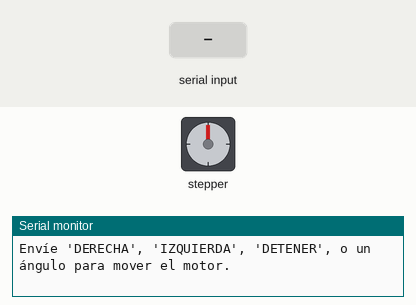
This sketch was run on a simulated Arduino Uno, built with avr-gcc and run on an emulated ATmega328P. Parts: stepper motor, the last lines printed to the serial monitor. The inputs (shaded band) are chosen by the test bench. Stepper angles assume 200 steps per turn.

Above: at 1.2 s.
1.3 s: "r\n" received over Serial
At 1.45 s:
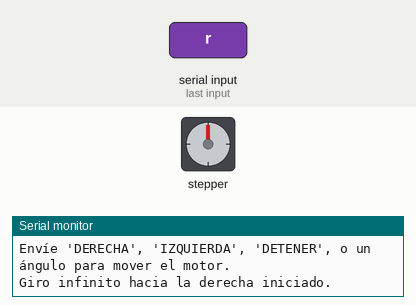
At 2.05 s:
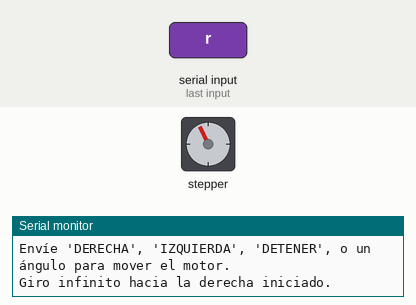
4.3 s: "90\n" received over Serial
At 4.47 s:
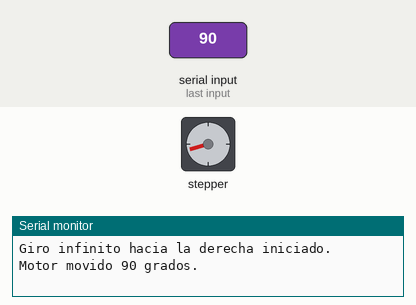
7.3 s: "l\n" received over Serial
10.3 s: "30,150\n" received over Serial
13.3 s: "d\n" received over Serial
Timing chart, 0 to 15.8 s (numbered marks = the images above; inputs shaded):
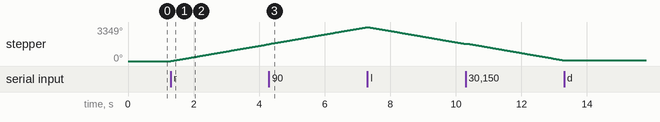

The sketch:

motor_paso_a_paso.ino
```cpp
#include <Stepper.h>

const int pasosPorRevolucion = 200; // Cambia según tu motor
const int velocidadMotor = 100; // RPM

const int IN1 = 8;
const int IN2 = 9;
const int IN3 = 10;
const int IN4 = 11;

// Configura los pines del driver L298N
Stepper motor(pasosPorRevolucion, IN1, IN2, IN3, IN4);
bool girando = false; // Variable para controlar el giro infinito
int direccion = 0; // 1 para derecha, -1 para izquierda

void setup() {
  Serial.begin(9600); // Inicia la comunicación serial
  motor.setSpeed(velocidadMotor); // Configura la velocidad del motor
  Serial.println("Envíe 'DERECHA', 'IZQUIERDA', 'DETENER', o un ángulo para mover el motor.");
}

void loop() {
  if (Serial.available() > 0) {
    String comando = Serial.readStringUntil('\n'); // Lee el comando del puerto serial

    if (comando == "r") {
      girando = true;
      direccion = 1; // Girar hacia la derecha
      Serial.println("Giro infinito hacia la derecha iniciado.");
    } else if (comando == "l") {
      girando = true;
      direccion = -1; // Girar hacia la izquierda
      Serial.println("Giro infinito hacia la izquierda iniciado.");
    } else if (comando == "d") {
      girando = false; // Detiene el giro infinito
      Serial.println("Giro infinito detenido.");
    } else {
      int angulo = comando.toInt(); // Intenta convertir el comando a un número
      int pasos = map(angulo, 0, 360, 0, pasosPorRevolucion); // Calcula los pasos necesarios
      motor.step(pasos); // Gira el motor
      Serial.print("Motor movido ");
      Serial.print(angulo);
      Serial.println(" grados.");
    }
  }

  // Control del giro infinito
  if (girando) {
    motor.step(direccion); // Gira en la dirección especificada
  }
}
```

Measured:
- after the input at 1.3 s, stepper: keeps turning clockwise at about 558°/s, starting at once
- after the input at 13.3 s, stepper: stops changing and stays 66°
